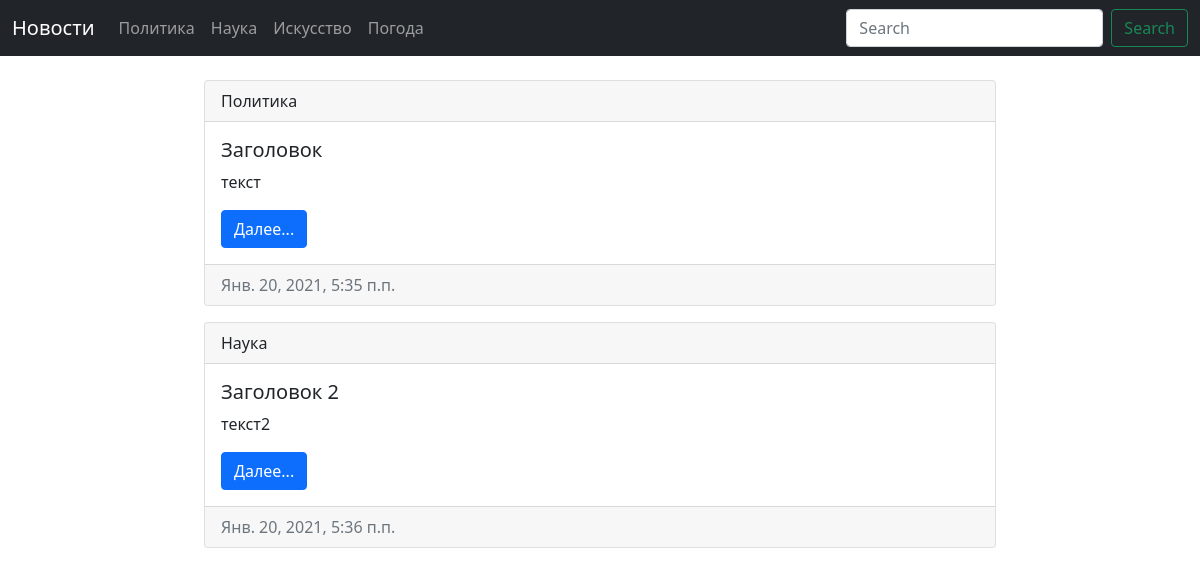
Before: / with the older database file.
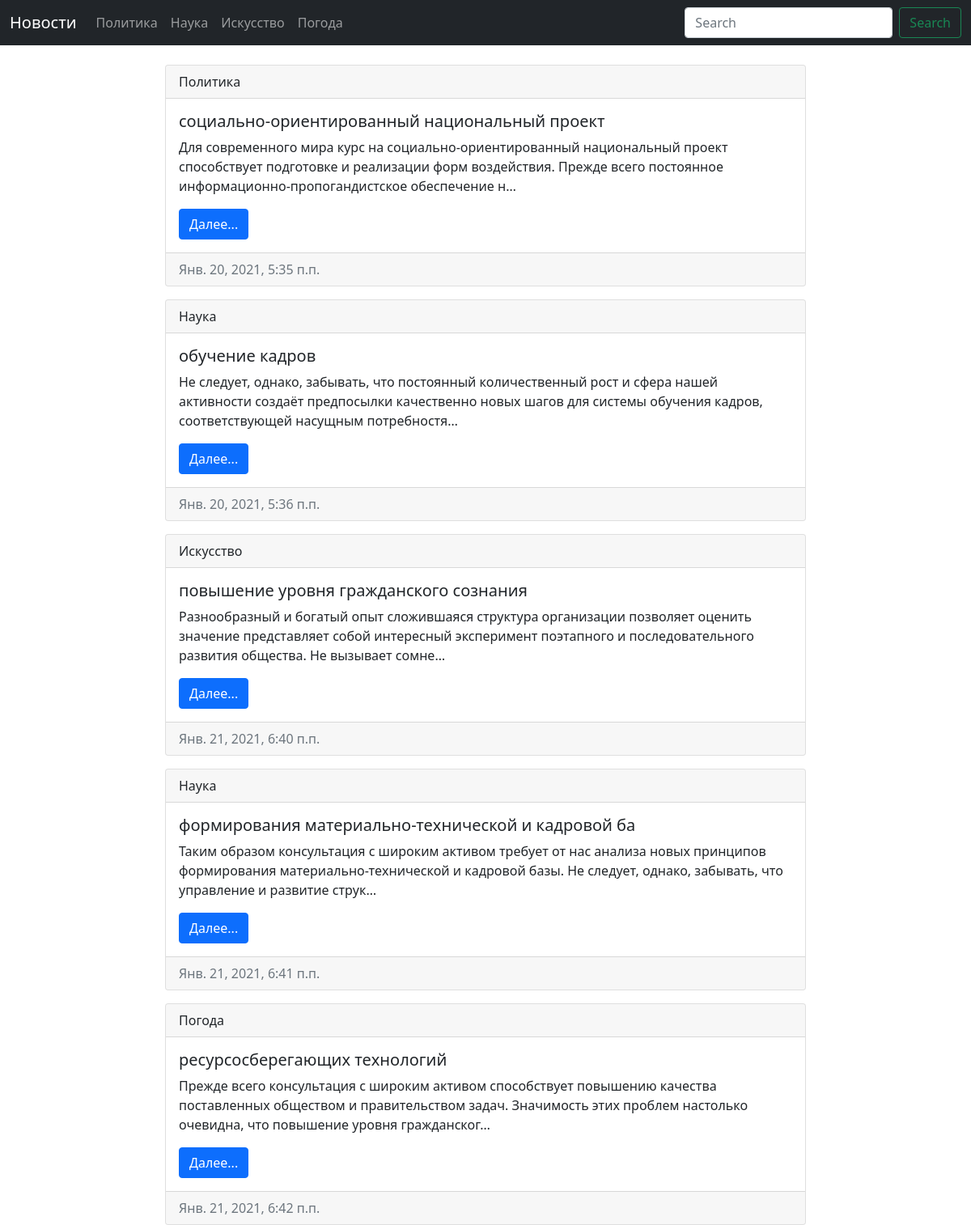
After: the same page with the newer database file.
### news/models.py (models this page shows, shortened)
class Category(models.Model):
    name = models.CharField("Категория", max_length=50)
    class Meta:
        verbose_name = ("Категория")
        verbose_name_plural = ("Категории")

class News(models.Model):
    header = models.CharField(("Заголовок"), max_length=50)
    text = models.TextField(("Текст"))
    date_create = models.DateTimeField(("Дата создания"), auto_now=False, auto_now_add=True)
    category = models.ForeignKey("Category", verbose_name=("Категория"), on_delete=models.CASCADE)
    class Meta:
        verbose_name = ("Новость")
        verbose_name_plural = ("Новости")
    def get_absolute_url(self):
        return reverse("news_detail", kwargs={"pk": self.pk})

### news/views.py (the view)
# urls.py: path('', NewsView.as_view(), name='news_list'),
class NewsView(ListView):
    model = News
    context_object_name = 'news_list'
    template_name = 'news_list.html'

### news/templatetags/category_tag.py (called while the page is built)
@register.simple_tag(name='get_list_categories')
def get_categories():
    return Category.objects.all()

### news/templates/news_list.html
{% extends "base.html" %}
{% block content %}
{% for news_list in news_list %}
<div class="conteiner mt-3">
    <div class="row">
        <div class="col-md-2">
        </div>
        <div class="col-md-8">
            <div class="card">
                <div class="card-header">
                    {{news_list.category.name}}
                </div>
                <div class="card-body">
                    <h5 class="card-title">{{news_list.header}}</h5>
                    <p class="card-text">{{news_list.text|truncatechars:200 }}</p>
                    <a href="{{news_list.get_absolute_url}}" class="btn btn-primary">Далее...</a>
                </div>
                <div class="card-footer text-muted">
                    {{news_list.date_create}}
                </div>
            </div>
        </div>
        <div class="col-md-2">
        </div>
    </div>
</div>
{% endfor %} {% endblock content %}

### newsapp/templates/base.html (shortened to what this page needs)
<!doctype html>
<html lang="en">
    <head>
        <link href="https://cdn.jsdelivr.net/npm/bootstrap@5.0.0-beta1/dist/css/bootstrap.min.css" rel="stylesheet">
    </head>
    <body>
        {% include "inc/_menu.html" %} {% block content %} {% endblock content %}
    </body>
</html>

### newsapp/templates/inc/_menu.html (shortened to what this page needs)
{% load category_tag %}
<nav class="navbar navbar-expand-md navbar-dark bg-dark mb-4">
  <div class="container-fluid">
    <a class="navbar-brand" href="{% url 'news_list'%}">Новости</a>
    <div class="collapse navbar-collapse" id="navbarCollapse">
      <ul class="navbar-nav me-auto mb-2 mb-md-0">
          {% get_list_categories as categoryes%}
          {% for item in categoryes %}
        <li class="nav-item">
          <a class="nav-link" href="{% url 'news_category' item.pk %}">{{item.name}}</a>
        </li>
          {% endfor %}
      </ul>
      <form class="d-flex">
        <input class="form-control me-2" type="search" placeholder="Search" aria-label="Search">
        <button class="btn btn-outline-success" type="submit">Search</button>
      </form>
    </div>
  </div>
</nav>

Changed rows visible on the page:
changed News "Политика": header "Заголовок" → "социально-ориентированный национальный проект"; text "текст" → "Для современного мира курс на социально-ориентированный национальный проект способствует подготовке и реализации форм воздействия. Прежде всего постоянное информационно-пропогандистское обеспечение н…"
changed News: header "Заголовок 2" → "обучение кадров"; text "текст2" → "Не следует, однако, забывать, что постоянный количественный рост и сфера нашей активности создаёт предпосылки качественно новых шагов для системы обучения кадров, соответствующей насущным потребностя…"
added News: category.name "Искусство", header "повышение уровня гражданского сознания", text "Разнообразный и богатый опыт сложившаяся структура организации позволяет оценить значение представляет собой интересный эксперимент поэтапного и последовательного развития общества. Не вызывает сомне…", date_create "Янв. 21, 2021, 6:40 п.п."
added News: category.name "Наука", header "формирования материально-технической и кадровой ба", text "Таким образом консультация с широким активом требует от нас анализа новых принципов формирования материально-технической и кадровой базы. Не следует, однако, забывать, что управление и развитие струк…", date_create "Янв. 21, 2021, 6:41 п.п."
added News: category.name "Погода", header "ресурсосберегающих технологий", text "Прежде всего консультация с широким активом способствует повышению качества поставленных обществом и правительством задач. Значимость этих проблем настолько очевидна, что повышение уровня гражданског…", date_create "Янв. 21, 2021, 6:42 п.п."
